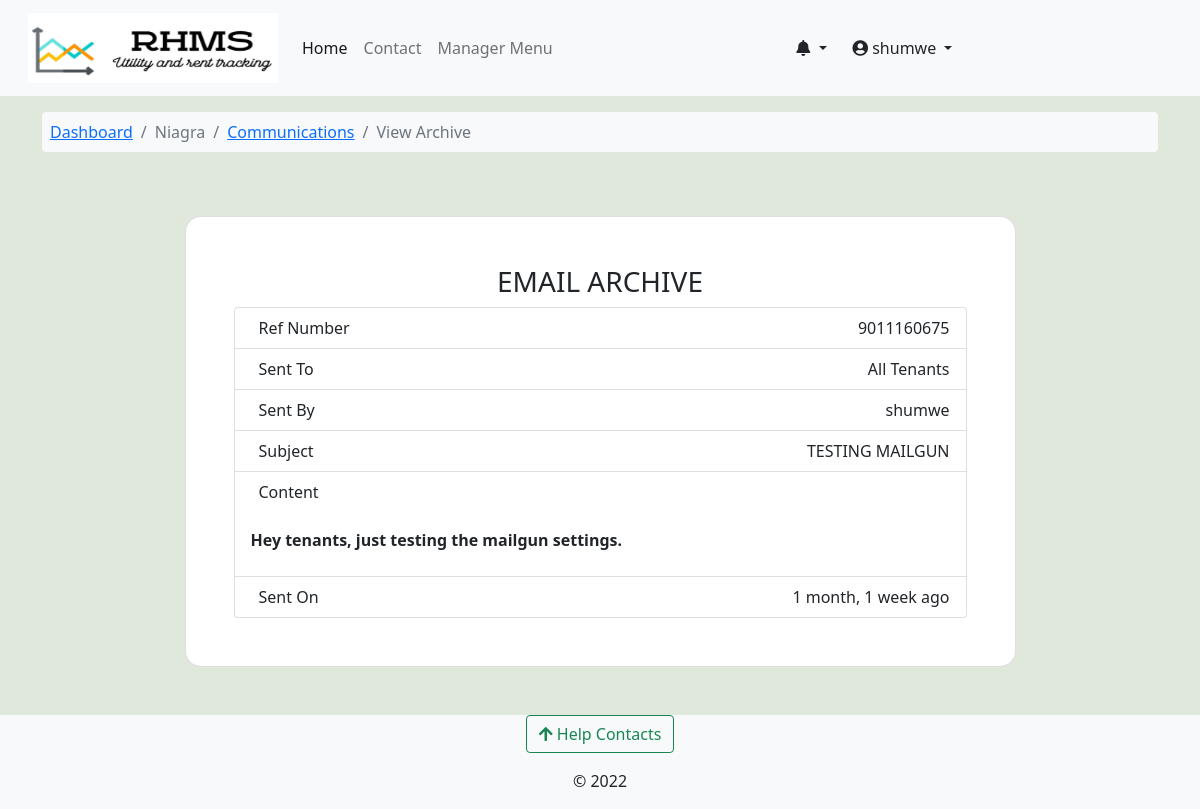
The page /core/email_archive_view/managers/niagra-bumnsd-sd-djks/9011160675/ (signed in) on the database its author committed.
### accounts/models.py (models this page shows, shortened)
class User(AbstractUser):
    avatar = models.ImageField(upload_to=get_avatar_path, default='no-avatar.png')
    is_verified = models.BooleanField(default=False)
    is_tenant = models.BooleanField(default=False)
    is_manager = models.BooleanField(default=False)

class Managers(models.Model):
    VER_STATUS = [
    ('rv', 'Revoked'),
    ('pv', 'Pending Approval'),
    ('ap', 'Approved'),
    ]
    ID_WARNING = 'Must be a valid ID!'
    associated_account = models.OneToOneField(User, on_delete=models.CASCADE)
    fullname = models.CharField(max_length=100, null=True, blank=True)
    id_back = models.ImageField(upload_to=get_user_docs_path, help_text=ID_WARNING)
    id_front = models.ImageField(upload_to=get_user_docs_path, help_text=ID_WARNING)
    added_by = models.ForeignKey(User, on_delete=models.DO_NOTHING, related_name='added_by')
    active_phone_number = PhoneNumberField()
    whatsapp_number = models.CharField(max_length=14)
    status = models.CharField(max_length=3, choices=VER_STATUS, default='pv')
    created = models.DateTimeField(default=datetime.now)
    updated = models.DateTimeField(auto_now=True)
    def __str__(self):
        return f"{self.associated_account.username}"
    class Meta:
        verbose_name_plural = 'Managers'

### rental_property/models.py (models this page shows, shortened)
class Building(models.Model):
    STATUS_CHOICES = [
        ('op', 'Vacancies Available'),
        ('um', 'Under Maintanance'),
        ('fo', 'Fully Occupied'),
        ('dc', 'Decomisioned'),
    ]
    estate = models.ForeignKey(Estate, on_delete=models.CASCADE, null=True, blank=True)
    name = models.CharField(max_length=100)
    slug = models.SlugField(max_length=100, unique=True)
    registered_owner = models.CharField(max_length=50)
    manager = models.ForeignKey(Managers, on_delete=models.CASCADE, related_name='building_manager')
    added_by = models.ForeignKey(User, on_delete=models.DO_NOTHING)
    address_line = models.CharField(max_length=50)
    cover_image = models.ImageField(upload_to='building-cover', null=True, blank=True)
    county = models.ForeignKey(Counties, on_delete=models.CASCADE)
    country = models.CharField(max_length=50, default='Kenya')
    building_status = models.CharField(max_length=5, choices=STATUS_CHOICES)
    added = models.DateTimeField(default=datetime.now)
    updated = models.DateTimeField(auto_now=True)

### core/models.py (models this page shows, shortened)
class ManagerTenantCommunication(models.Model):
    ref_number = models.CharField(max_length=12, unique=True, null=True, blank=True)
    sent_to = models.ManyToManyField(Tenants,blank=True)
    send_to_all = models.BooleanField(default=False)
    sent_by = models.ForeignKey(Managers, on_delete=models.CASCADE)
    building = models.ForeignKey(Building, on_delete=models.CASCADE)
    subject = models.CharField(max_length=100)
    body = models.TextField()
    created = models.DateTimeField(default=datetime.datetime.now)
    updated = models.DateTimeField(auto_now=True)
    retract = models.BooleanField(default=False)
    class Meta:
        verbose_name_plural = 'Archives | Manager E-Mails'

### core/views.py (the view)
# urls.py: path('email_archive_view/managers/<slug:building_slug>/<slug:ref_number>/', views.email_archive_view, name='email_archive_view'),
@login_required
def email_archive_view(request,building_slug,ref_number):
    building = Building.objects.get(slug=building_slug)
    archive = ManagerTenantCommunication.objects.get(building=building,ref_number=ref_number)
    context = {
        'building': building,'archive':archive,
    }
    return render(request, 'core/email_archive.html', context)

### accounts/context_processors.py (called while the page is built)
def get_notifications(request):
    user = request.user
    if user.is_authenticated:
        notifications = UserNotifications.objects.filter(
            user_id=user).order_by('-created')[:7]
        return dict(notifications=notifications)
    else:
        return {'false': False}

### complaints/context_processors.py (called while the page is built)
def get_contacts(request):
    user = request.user
    if user.is_authenticated:
        if user.is_tenant:
            tenant = Tenants.objects.get(associated_account=user)
            building = Building.objects.get(id=tenant.rented_unit.building_id)
            contacts = HelpContacts.objects.filter(associated_building=building)
            return dict(contacts=contacts)
        elif user.is_manager:
            contacts = HelpContacts.objects.all()
            return dict(contacts=contacts)
        else:
            contacts = HelpContacts.objects.filter(make_publicly_available=True)
            return dict(contacts=contacts)
    else:
        contacts = HelpContacts.objects.filter(make_publicly_available=True)
        return dict(contacts=contacts)

### rental_property/context_processors.py (called while the page is built)
def my_managed_buildings(request):
    user_instance = request.user
    if user_instance.is_authenticated:
        manager_instance = Managers.objects.filter(associated_account=user_instance)[:1]
        managed_buildings = Building.objects.filter(manager=manager_instance)
        return dict(managed_buildings=managed_buildings)
    else:
        return {'False': False,}

### core/templates/core/email_archive.html (shortened to what this page needs)
{% extends 'base.html' %}
{% load crispy_forms_tags %}
{% load humanize %}
{% block content %}
<nav class="container mt-3">
  <ol class="breadcrumb bg-light p-2 rounded-2">
      <li class="breadcrumb-item "><a href="{% url 'building-dashboard' building.slug %}">Dashboard</a></li>
      <li class="breadcrumb-item active"> {{building.name}} </li>
      <li class="breadcrumb-item"><a href="{% url 'core:general_communications' building.slug %}"> Communications </a></li>
      <li class="breadcrumb-item active"> View Archive </li>
  </ol>
</nav>
<section class="mb-5 mt-5" style="background-color: #dfe8da;">
    <div class="container">
      <div class="row d-flex justify-content-center align-items-center h-100">
        <div class="col-sm-9">
          <div class="card shadow-2-strong" style="border-radius: 1rem;">
            <div class="card-body p-5">
                <h3 class="text-uppercase text-center"> Email Archive </h3>
                <ul class="list-group">
                    <li class="list-group-item d-flex justify-content-between align-items-start">
                        <div class="ms-2 me-auto">Ref Number </div>
                        <span>{{archive.ref_number}}</span>
                      </li>
                    <li class="list-group-item d-flex justify-content-between align-items-start">
                        <div class="ms-2 me-auto">Sent To</div>
                        {% if archive.send_to_all %}
                        <span> All Tenants </span>
                        {% else %}
                        <span>{{archive.receiver_names}}</span>
                        {% endif %}
                      </li>
                    <li class="list-group-item d-flex justify-content-between align-items-start">
                      <div class="ms-2 me-auto">Sent By</div>
                      <span> {{archive.sent_by}}</span>
                    </li>
                    <li class="list-group-item d-flex justify-content-between align-items-start">
                        <div class="ms-2 me-auto">Subject</div>
                        <span> {{archive.subject}}</span>
                      </li>
                      <li class="list-group-item justify-content-between align-items-start">
                        <div class="ms-2 me-auto"> Content </div>&nbsp;&nbsp;&nbsp;&nbsp;
                        <div class="fw-bold col-12">
                          {{archive.body|safe}}
                        </div>
                      </li>
                      <li class="list-group-item d-flex justify-content-between align-items-start">
                        <div class="ms-2 me-auto"> Sent On </div>
                        <span>  {{archive.created|naturaltime}}</span>
                      </li>
                  </ul>
            </div>
        </div>
      </div>
    </div>
  </div>
</section>
  {% endblock %}

### templates/base.html (shortened to what this page needs)
<!doctype html>
<html lang="en">
  {% load static %}
  {% load i18n %}
  <head>
    {% load pwa %}
    <link href="https://cdn.jsdelivr.net/npm/bootstrap@5.0.2/dist/css/bootstrap.min.css" rel="stylesheet">
    <link type="text/css" href="{% static 'css/main.css' %}" rel="stylesheet">
    <link rel="stylesheet" href="https://cdnjs.cloudflare.com/ajax/libs/font-awesome/4.7.0/css/font-awesome.min.css">
    <link rel="stylesheet" href="https://pro.fontawesome.com/releases/v5.11.2/css/all.css">
  </head>
  <body class="d-flex flex-column min-vh-100" style="background-color: #dfe8da;">
    <nav class="navbar navbar-expand-lg navbar-light bg-light" aria-label="main-nav">
        <div class="container-fluid">
          <a class="navbar-brand align" href="{% url 'operational-buildings' %}">
                <div class="d-flex">
                    <div class="ms-3 d-flex flex-column">
                      <img src="{% static 'img/rhms_logo2.png' %}" alt="logo" width="250" height="70"/>
                    </div>
                </div>
            </a>
            <div class="collapse navbar-collapse" id="mynav">
                <ul class="navbar-nav mb-lg-0">
                    <li class="nav-item"> <a class="nav-link active" aria-current="page" href="{% url 'operational-buildings' %}">Home</a> </li>
                    <li class="nav-item"> <a class="nav-link" aria-current="page" href="{% url 'core:contact' %}">Contact</a> </li>
                    {% if user.is_manager %}
                    <li class="nav-item"> <a class="nav-link" data-bs-toggle="offcanvas" href="#hrmsCanvas" role="button" aria-controls="hrmsCanvas">Manager Menu</a> </li>
                    {% endif %}
                </ul>
                </div>
                {% if request.user.is_authenticated %}
                <div class="collapse navbar-collapse" id="mynav">
                  <div class="dropdown">
                    <a href="#" class="btn dropdown-toggle" type="button" id="messagesDrop" data-bs-toggle="dropdown" aria-haspopup="true" aria-expanded="false">
                      <em class="fas fa-bell"></em>
                    </a>
                      {% load humanize %}
                  </div>
                <div class="collapse navbar-collapse" id="mynav">
                  <div class="dropdown">
                    <a href="#" class="btn dropdown-toggle" type="button" id="dropdownMenuButton" data-bs-toggle="dropdown" aria-haspopup="true" aria-expanded="false">
                      <em class="fas fa-user-circle"></em> {{ request.user.username }}
                    </a>
                  </div>
                </div>
                {% endif %}
            </div>
    </nav>
    {% block content %}	{% endblock content%}
    <footer class="mt-auto bg-light">
      <div class="mb-3 text-center">
      <button class="btn btn-outline-success" type="button" data-bs-toggle="offcanvas" data-bs-target="#contactsOffcanvas" aria-controls="contactsOffcanvas"><em class="fas fa-arrow-upfas fa-arrow-up"></em> Help Contacts</button>
      </div>
      <div>
        <p class="text-center ">&copy; 2022</p>
  </footer>
  </body>
</html>

### staticfiles/css/main.css (style rules this page uses)
:root { --header-height: 3rem; --nav-width: 68px; --first-color-light: #AFA5D9; --white-color: #F7F6FB; --body-font: 'Nunito', sans-serif; --normal-font-size: 1rem; --z-fixed: 100 }

### rows shown on the page
User: user.username "shumwe"
Building: name "Niagra"
ManagerTenantCommunication: ref_number "9011160675", sent_by "shumwe", subject "TESTING MAILGUN", body "Hey tenants, just testing the mailgun settings.", created "1 month, 1 week ago"
